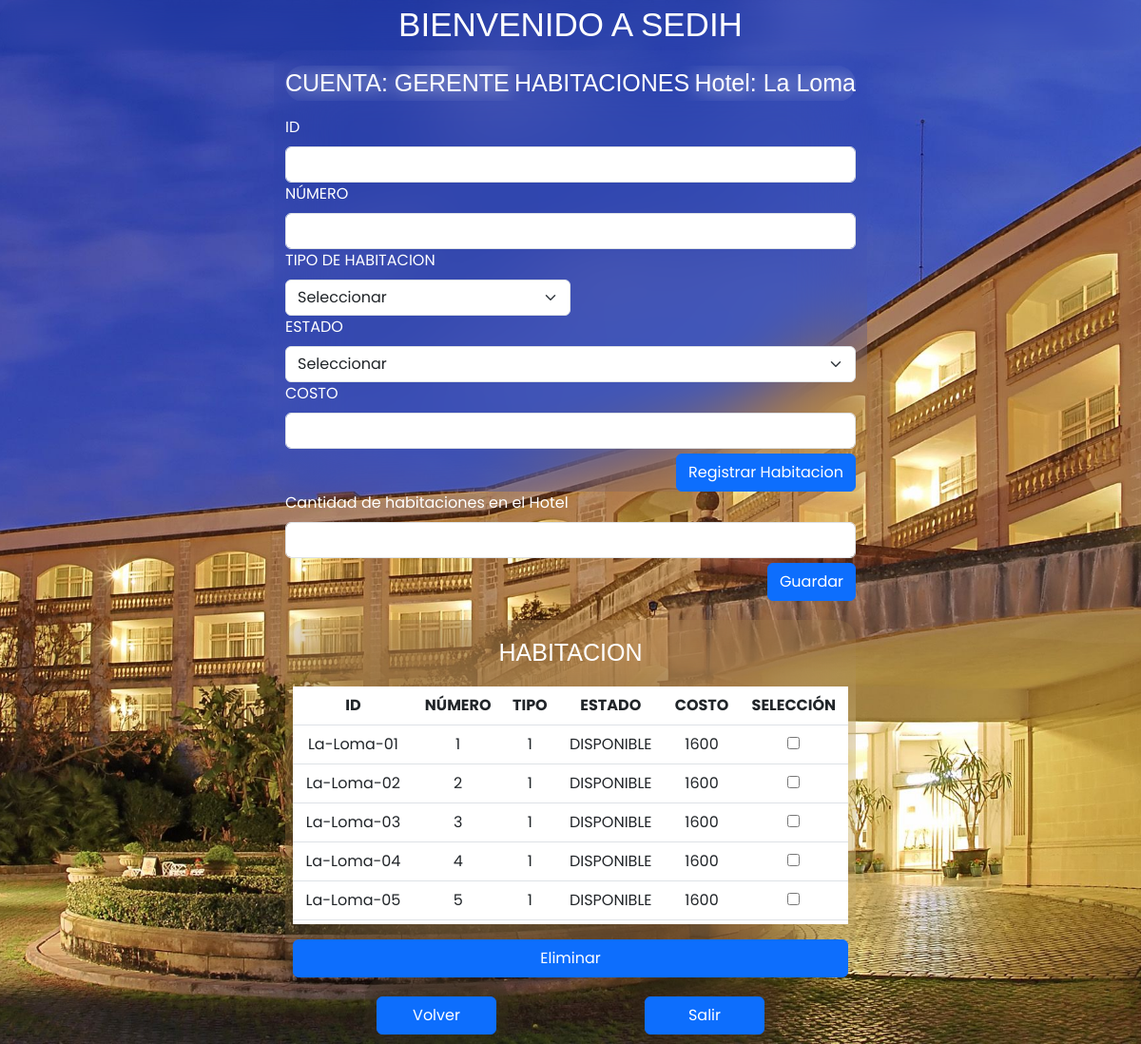
/GerenteHabitacion.php?hotelid=1, run on the app's committed database.
### tables this page shows
CREATE TABLE `hotel` (
    `idHotel` int(11) NOT NULL,
    `nombre` varchar(50) DEFAULT NULL,
    `categoria` int(11) DEFAULT NULL,
    `domicilio` varchar(150) DEFAULT NULL,
    `ocupacion` double DEFAULT NULL,
    `ubicacion` varchar(100) DEFAULT NULL,
    `noHabitaciones` int(11) NOT NULL
);

CREATE TABLE `habitacion` (
    `codigoHabitacion` varchar(100) NOT NULL,
    `numeroHabitacion` int(11) NOT NULL,
    `idTipo` int(11) NOT NULL,
    `estado` varchar(15) NOT NULL,
    `costo` int(11) NOT NULL,
    `idHotel` int(11) NOT NULL
);

### GerenteHabitacion.php (the view, shortened to what this page needs)
<?php
$mysqli = new mysqli("localhost", "root", "", "sedih", "3306");
$hotelid = isset($_GET['hotelid']) ? $_GET['hotelid'] : '';
?>
<!DOCTYPE html>
<html lang="en">
<head>
	<link href="https://cdn.jsdelivr.net/npm/bootstrap@5.3.0-alpha3/dist/css/bootstrap.min.css" rel="stylesheet"
>
	<link rel="stylesheet" href="index.css">
</head>
<body style="background: url('./src/assets/Fondo8.jpg') no-repeat; background-position: center; background-size: cover;">
	<div style=" background: transparent; border-radius: 20px;  backdrop-filter: blur(10px); text-align: center; color: white; font-family: Impact, Haettenschweiler, 'Arial Narrow Bold', sans-serif; font-size: 35px;">
		BIENVENIDO A SEDIH
	</div>
	<div class="col-6 mt-3;" style=" margin-left: auto; margin-right: auto">
		<form class="row g-3; "
			style="background: transparent; border-radius: 20px;  backdrop-filter: blur(35px);"
			action="validarOpcionGerente.php?id=<?php echo $hotelid ?>" method="post" onsubmit="return validaEstadoTipo()">
			<div  class="col-12 mt-3">
				<div
					style=" float: left; background: transparent; border-radius: 20px;  backdrop-filter: blur(10px); text-align: LEFT; color: WHITE; font-family: Impact, Haettenschweiler, 'Arial Narrow Bold', sans-serif; font-size: 25px;">
					CUENTA: GERENTE</div>
				<?php
				$query = $mysqli->query("SELECT nombre FROM hotel where idHotel =  '$hotelid' ");
				while ($valores = mysqli_fetch_array($query)) {
					echo '<div id = "nombreHotelito" style=" float: RIGHT; background: transparent; border-radius: 20px;  backdrop-filter: blur(10px); text-align: RIGHT; color: WHITE; font-family: Impact, Haettenschweiler, Arial Narrow Bold, sans-serif; font-size: 25px;">Hotel: ' . $valores['nombre'] . '</div>';
				}
				?>
				<div
					style=" background: transparent; border-radius: 20px;  backdrop-filter: blur(10px); text-align: CENTER; color: WHITE; font-family: Impact, Haettenschweiler, 'Arial Narrow Bold', sans-serif; font-size: 25px;">
					HABITACIONES</div>
			</div>
			<div  class="col-12 mt-3" >
				<label for="input" class="form-label">ID</label>
				<input type="text" readonly class="form-control" name="idHabitacion" id="input2" required>
				<label for="input" class="form-label">NÚMERO</label>
				<input type="number" class="form-control" id = "input1" name="numHabitacion" onchange="updateValue()"required>
				<div class="col-md-6">
					<label for="input" class="form-label">TIPO DE HABITACION</label>
					<select class="form-select" aria-label="Default select example" name="tipoHabitacion" onchange="updateValue2()"
						id="tipoHabitacion" required>
						<option value="0">Seleccionar</option>
					</select>
				</div>
				<label for="input" class="form-label">ESTADO</label>
				<select class="form-select" aria-label="Default select example" name="estado" required>
					<option id="0" value="0" selected="selected">Seleccionar</option>
				</select>
				<label for="input" class="form-label">COSTO</label>
				<input type="number" readonly class="form-control" name="CostoHabitacion" id="CostoHabitacion" required>
				<div class="d-flex justify-content-end" style="margin-top:5px">
					<button type="submit" class="btn btn-primary col-auto" name="accion2" value="RegHab">Registrar Habitacion</button>
			</div>
		</form>
	</div>
	<form action="validarOpcionGerente.php?id=<?php echo $hotelid ?>" method="post">
		<label for="input" class="form-label">Cantidad de habitaciones en el Hotel</label>
		<input type="number" class="form-control" name="cantidadHabitaciones" id="cantidadHabitaciones">
		<div class="d-flex justify-content-end">
		<button method="post" type="submit" class="btn btn-primary col-auto" name="accion2" style="margin-top:5px"value="SaveCantHab">
				Guardar
			</button>
		</div>
	</form>
	<form class="row g-3 mx-auto"
	style="max-width: 800px; margin-top: 20px; background: transparent; border-radius: 20px; backdrop-filter: blur(65px);"
	action="validarOpcionGerente.php?id=<?php echo $hotelid ?>" method="post">
	<div
		style="background: transparent; border-radius: 20px; backdrop-filter: blur(10px); text-align: CENTER; color: WHITE; font-family: Impact, Haettenschweiler, 'Arial Narrow Bold', sans-serif; font-size: 25px;"
		class="col-12 mt-3">
		HABITACION
	</div>
	<div class="col-12 mt-3">
	<div style="background-color: transparent; overflow-x: auto;" class="table-wrapper">
			<table style="color: white; width: 100%;" class="table">
				<tr style='text-align: center;'>
					<th>ID</th>
					<th>NÚMERO</th>
					<th>TIPO</th>
					<th>ESTADO</th>
					<th>COSTO</th>
					<th title="SELECCIONE LOS REGISTROS QUE DESEA ELIMINAR">
					SELECCIÓN
					</th>
				</tr>
				<?php
					include("src/database/conexion_bd.php");
					$query = "SELECT * FROM habitacion WHERE idHotel=$hotelid ORDER BY codigoHabitacion ASC";
					$result = mysqli_query($conexion, $query);
					while ($row = mysqli_fetch_assoc($result)) {
						echo "<tr style='text-align: center;'>";
						echo "<td>" . $row["codigoHabitacion"] . "</td>";
						echo "<td>" . $row["numeroHabitacion"] . "</td>";
						echo "<td>" . $row["idTipo"] . "</td>";
						echo "<td>" . $row["estado"] . "</td>";
						echo "<td>" . $row["costo"] . "</td>";
						echo "<td title='SELECCIONE LOS REGISTROS QUE DESEA ELIMINAR'><input type='checkbox' name='eliminar[]' value='" . $row["numeroHabitacion"] . "'></td>";
						echo "</tr>";
					}
				?>
			</table>
		</div>
	</div>
	<div class="col-12 mt-3 text-center">
		<button type="submit" class="btn btn-primary" value="borrarHabitacion" name="accion3">Eliminar</button>
	</div>
</form>
<div class="d-flex justify-content-center">
	<form class="row g-15 col-3"
		style="border-radius: 20px; margin-right: 9rem;  backdrop-filter: blur(30px);"
		method="POST"  action="Gerente.php?hotelid=<?php echo $hotelid ?>">
		<div class="button" style="text-align: center; margin-top: 20px; margin-bottom: 10px;">
			<button type="submit" class="btn btn-primary" name="btnSalirGerente">Volver</button>
		</div>
	</form>
	<form class="row g-15 col-3"
		style="border-radius: 20px;  backdrop-filter: blur(30px);"
		method="POST" action="index.php">
		<div class="button" style="text-align: center; margin-top: 20px; margin-bottom: 10px;">
			<button type="submit" class="btn btn-primary" name="btnSalirGerente">Salir</button>
		</div>
	</form>
</div>
</body>
</html>

### index.css (style rules this page uses)
* { margin: 0; padding: 0; font-family: 'poppins',sans-serif; }
button { width: 100%; height: 40px; border-radius: 40px; background: #fff; border: none; outline: none; cursor: pointer; font-size: 1em; font-weight: 600; }
.form-label { color: white; }

### GerenteHabitacion.php (style rules this page uses)
.table-wrapper { height: 250px; }
table { width: 100%; }

### data on the page
hotel: nombre "La Loma"
habitacion: codigoHabitacion "La-Loma-01", numeroHabitacion "1", idTipo "1", estado "DISPONIBLE", costo "1600"
habitacion: codigoHabitacion "La-Loma-02", numeroHabitacion "2", idTipo "1", estado "DISPONIBLE", costo "1600"
habitacion: codigoHabitacion "La-Loma-03", numeroHabitacion "3", idTipo "1", estado "DISPONIBLE", costo "1600"
habitacion: codigoHabitacion "La-Loma-04", numeroHabitacion "4", idTipo "1", estado "DISPONIBLE", costo "1600"
habitacion: codigoHabitacion "La-Loma-05", numeroHabitacion "5", idTipo "1", estado "DISPONIBLE", costo "1600"
